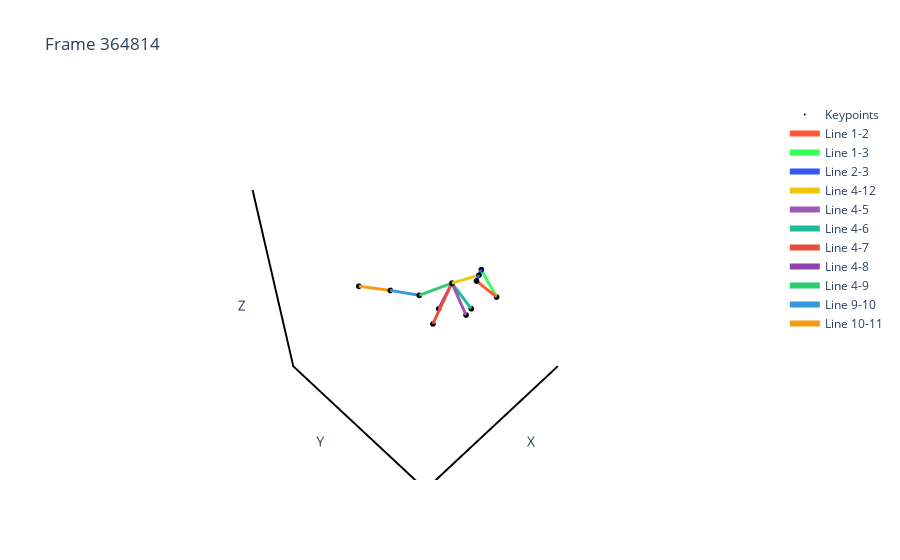
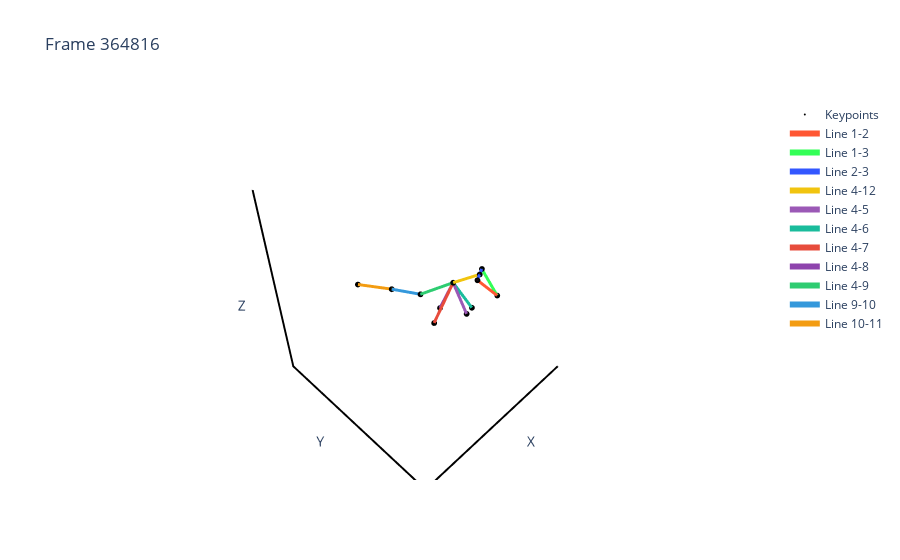
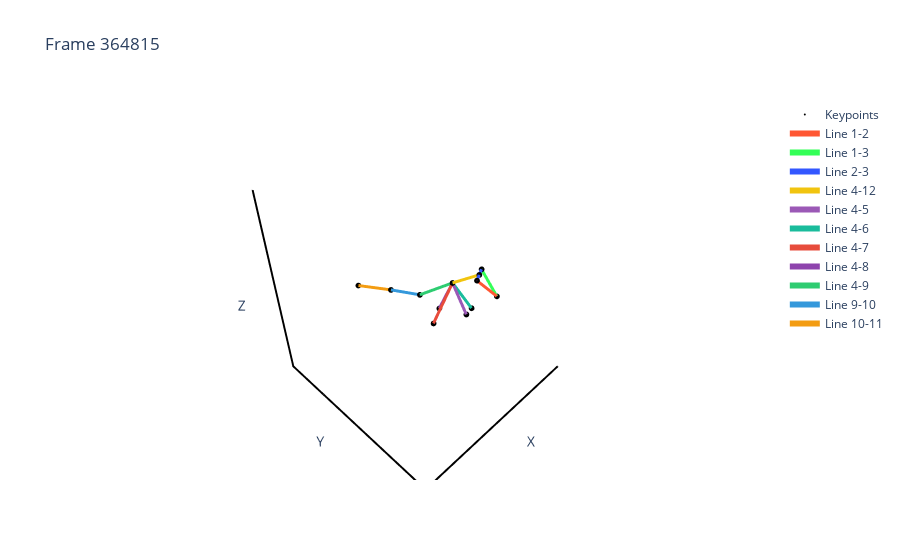
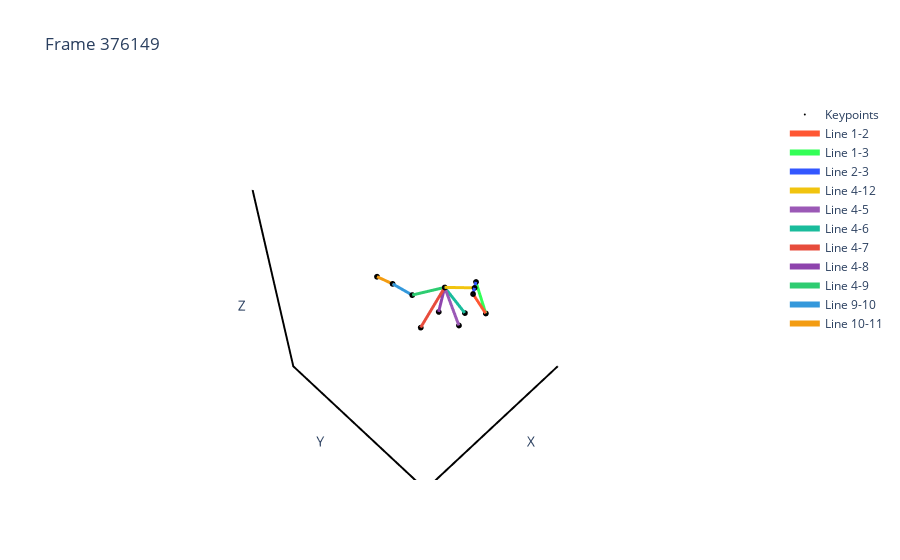

Notebook code cell kept with these figures, in order:
### Code cell
#############plot closest indices in each cluster posture
medoid_indices = np.load('/home/jiyoung/Desktop/lai_240524/Post-pose3D/result/newdebug3/hdbscan/medoid/medoid_indices_500.npy')
lpdata_3d = pd.read_csv('/home/jiyoung/Desktop/lai_240524/Post-pose3D/result/newdebug2/pca_0.99.csv').values
closest_indices = np.load('/home/jiyoung/Desktop/lai_240524/Post-pose3D/result/newdebug3/hdbscan/medoid/cluster_sampling_indices_500.npy')

# Preparation of movie keypoint
additional_points = {"12": (2, 3)}
lpdata_3d_new = calculate_additional_keypoints(lpdata_3d, additional_points)

print(f"Original shape: {lpdata_3d.shape}")
print(f"New shape: {lpdata_3d_new.shape}")

# Rotation of data for visualization
angles = [40,20]  # 각 축에 대한 회전 각도 (도 단위)
axes = ['x','y']  # 회전할 축
rotated_data = rotate_data(lpdata_3d_new, angles_deg=angles, axes=axes)

# visualize medoid posture by clusters
keypoint_pairs = [(1, 2), (1, 3), (2, 3), (4, 12), (4, 5), (4, 6), (4, 7), (4, 8), (4, 9), (9, 10), (10, 11)]

cluster_number = 3
medoid_frames = closest_indices[cluster_number][:6]
print(medoid_frames[0],medoid_indices[cluster_number])
for idx, frame in enumerate(medoid_frames):
    plot_3d_keypoints_frame_plotly(lpdata_3d_new,keypoint_pairs,frame)
    #plot_3d_keypoints_frame_plotly(rotated_data,keypoint_pairs,frame)

### Figure 1 — Plotly figure (JSON) as saved in the notebook; plotly's stock layout.template omitted (floating-point values rounded to 4 significant figures)
{"data": [{"marker": {"color": "black", "size": 2}, "mode": "markers", "name": "Keypoints", "type": "scatter3d", "x": [499.7, 587.7, 511.3, 624.0, 603.2, 542.7, 714.2, 626.5, 711.7, 783.3, 840.7, 549.5], "y": [658.5, 590.1, 536.4, 443.5, 545.7, 515.6, 409.6, 340.0, 284.0, 124.3, -98.32, 563.3], "z": [-16.43, 70.68, 74.2, 34.67, -88.16, -95.83, -122.4, -114.1, -29.51, -23.76, -45.15, 72.44]}, {"line": {"color": "#FF5733", "width": 6}, "mode": "lines", "name": "Line 1-2", "type": "scatter3d", "x": [499.7, 587.7], "y": [658.5, 590.1], "z": [-16.43, 70.68]}, {"line": {"color": "#33FF57", "width": 6}, "mode": "lines", "name": "Line 1-3", "type": "scatter3d", "x": [499.7, 511.3], "y": [658.5, 536.4], "z": [-16.43, 74.2]}, {"line": {"color": "#3357FF", "width": 6}, "mode": "lines", "name": "Line 2-3", "type": "scatter3d", "x": [587.7, 511.3], "y": [590.1, 536.4], "z": [70.68, 74.2]}, {"line": {"color": "#F1C40F", "width": 6}, "mode": "lines", "name": "Line 4-12", "type": "scatter3d", "x": [624.0, 549.5], "y": [443.5, 563.3], "z": [34.67, 72.44]}, {"line": {"color": "#9B59B6", "width": 6}, "mode": "lines", "name": "Line 4-5", "type": "scatter3d", "x": [624.0, 603.2], "y": [443.5, 545.7], "z": [34.67, -88.16]}, {"line": {"color": "#1ABC9C", "width": 6}, "mode": "lines", "name": "Line 4-6", "type": "scatter3d", "x": [624.0, 542.7], "y": [443.5, 515.6], "z": [34.67, -95.83]}, {"line": {"color": "#E74C3C", "width": 6}, "mode": "lines", "name": "Line 4-7", "type": "scatter3d", "x": [624.0, 714.2], "y": [443.5, 409.6], "z": [34.67, -122.4]}, {"line": {"color": "#8E44AD", "width": 6}, "mode": "lines", "name": "Line 4-8", "type": "scatter3d", "x": [624.0, 626.5], "y": [443.5, 340.0], "z": [34.67, -114.1]}, {"line": {"color": "#2ECC71", "width": 6}, "mode": "lines", "name": "Line 4-9", "type": "scatter3d", "x": [624.0, 711.7], "y": [443.5, 284.0], "z": [34.67, -29.51]}, {"line": {"color": "#3498DB", "width": 6}, "mode": "lines", "name": "Line 9-10", "type": "scatter3d", "x": [711.7, 783.3], "y": [284.0, 124.3], "z": [-29.51, -23.76]}, {"line": {"color": "#F39C12", "width": 6}, "mode": "lines", "name": "Line 10-11", "type": "scatter3d", "x": [783.3, 840.7], "y": [124.3, -98.32], "z": [-23.76, -45.15]}], "layout": {"scene": {"aspectmode": "cube", "bgcolor": "rgba(0, 0, 0, 0)", "xaxis": {"backgroundcolor": "rgba(169, 169, 169, 0.6)", "linecolor": "black", "linewidth": 4, "range": [199.7, 1141.0], "showgrid": false, "showline": true, "showticklabels": false, "title": {"text": "X"}}, "yaxis": {"backgroundcolor": "rgba(169, 169, 169, 0.6)", "linecolor": "black", "linewidth": 4, "range": [-398.3, 958.5], "showgrid": false, "showline": true, "showticklabels": false, "title": {"text": "Y"}}, "zaxis": {"backgroundcolor": "rgba(169, 169, 169, 0.6)", "linecolor": "black", "linewidth": 4, "range": [-422.4, 374.2], "showgrid": false, "showline": true, "showticklabels": false, "title": {"text": "Z"}}}, "showlegend": true, "title": {"text": "Frame 364814"}}}

### Figure 2 — Plotly figure (JSON) as saved in the notebook; plotly's stock layout.template omitted (floating-point values rounded to 4 significant figures)
{"data": [{"marker": {"color": "black", "size": 2}, "mode": "markers", "name": "Keypoints", "type": "scatter3d", "x": [473.5, 562.7, 486.0, 596.1, 578.3, 516.1, 687.2, 598.0, 684.7, 759.3, 830.1, 524.3], "y": [700.4, 634.4, 579.0, 486.0, 586.9, 556.9, 451.6, 383.0, 325.3, 171.0, -51.67, 606.7], "z": [-12.26, 72.31, 75.44, 32.89, -86.38, -95.28, -124.0, -115.6, -29.84, -20.73, -34.71, 73.87]}, {"line": {"color": "#FF5733", "width": 6}, "mode": "lines", "name": "Line 1-2", "type": "scatter3d", "x": [473.5, 562.7], "y": [700.4, 634.4], "z": [-12.26, 72.31]}, {"line": {"color": "#33FF57", "width": 6}, "mode": "lines", "name": "Line 1-3", "type": "scatter3d", "x": [473.5, 486.0], "y": [700.4, 579.0], "z": [-12.26, 75.44]}, {"line": {"color": "#3357FF", "width": 6}, "mode": "lines", "name": "Line 2-3", "type": "scatter3d", "x": [562.7, 486.0], "y": [634.4, 579.0], "z": [72.31, 75.44]}, {"line": {"color": "#F1C40F", "width": 6}, "mode": "lines", "name": "Line 4-12", "type": "scatter3d", "x": [596.1, 524.3], "y": [486.0, 606.7], "z": [32.89, 73.87]}, {"line": {"color": "#9B59B6", "width": 6}, "mode": "lines", "name": "Line 4-5", "type": "scatter3d", "x": [596.1, 578.3], "y": [486.0, 586.9], "z": [32.89, -86.38]}, {"line": {"color": "#1ABC9C", "width": 6}, "mode": "lines", "name": "Line 4-6", "type": "scatter3d", "x": [596.1, 516.1], "y": [486.0, 556.9], "z": [32.89, -95.28]}, {"line": {"color": "#E74C3C", "width": 6}, "mode": "lines", "name": "Line 4-7", "type": "scatter3d", "x": [596.1, 687.2], "y": [486.0, 451.6], "z": [32.89, -124.0]}, {"line": {"color": "#8E44AD", "width": 6}, "mode": "lines", "name": "Line 4-8", "type": "scatter3d", "x": [596.1, 598.0], "y": [486.0, 383.0], "z": [32.89, -115.6]}, {"line": {"color": "#2ECC71", "width": 6}, "mode": "lines", "name": "Line 4-9", "type": "scatter3d", "x": [596.1, 684.7], "y": [486.0, 325.3], "z": [32.89, -29.84]}, {"line": {"color": "#3498DB", "width": 6}, "mode": "lines", "name": "Line 9-10", "type": "scatter3d", "x": [684.7, 759.3], "y": [325.3, 171.0], "z": [-29.84, -20.73]}, {"line": {"color": "#F39C12", "width": 6}, "mode": "lines", "name": "Line 10-11", "type": "scatter3d", "x": [759.3, 830.1], "y": [171.0, -51.67], "z": [-20.73, -34.71]}], "layout": {"scene": {"aspectmode": "cube", "bgcolor": "rgba(0, 0, 0, 0)", "xaxis": {"backgroundcolor": "rgba(169, 169, 169, 0.6)", "linecolor": "black", "linewidth": 4, "range": [173.5, 1130.0], "showgrid": false, "showline": true, "showticklabels": false, "title": {"text": "X"}}, "yaxis": {"backgroundcolor": "rgba(169, 169, 169, 0.6)", "linecolor": "black", "linewidth": 4, "range": [-351.7, 1000.0], "showgrid": false, "showline": true, "showticklabels": false, "title": {"text": "Y"}}, "zaxis": {"backgroundcolor": "rgba(169, 169, 169, 0.6)", "linecolor": "black", "linewidth": 4, "range": [-424.0, 375.4], "showgrid": false, "showline": true, "showticklabels": false, "title": {"text": "Z"}}}, "showlegend": true, "title": {"text": "Frame 364816"}}}

### Figure 3 — Plotly figure (JSON) as saved in the notebook; plotly's stock layout.template omitted (floating-point values rounded to 4 significant figures)
{"data": [{"marker": {"color": "black", "size": 2}, "mode": "markers", "name": "Keypoints", "type": "scatter3d", "x": [486.6, 575.2, 498.6, 610.1, 590.7, 529.4, 700.6, 612.4, 698.3, 771.5, 835.3, 536.9], "y": [679.5, 612.5, 557.9, 464.9, 566.5, 536.5, 430.8, 361.5, 304.8, 147.8, -74.88, 585.2], "z": [-14.6, 71.35, 74.73, 33.77, -87.43, -95.65, -123.3, -114.9, -29.72, -22.64, -40.67, 73.04]}, {"line": {"color": "#FF5733", "width": 6}, "mode": "lines", "name": "Line 1-2", "type": "scatter3d", "x": [486.6, 575.2], "y": [679.5, 612.5], "z": [-14.6, 71.35]}, {"line": {"color": "#33FF57", "width": 6}, "mode": "lines", "name": "Line 1-3", "type": "scatter3d", "x": [486.6, 498.6], "y": [679.5, 557.9], "z": [-14.6, 74.73]}, {"line": {"color": "#3357FF", "width": 6}, "mode": "lines", "name": "Line 2-3", "type": "scatter3d", "x": [575.2, 498.6], "y": [612.5, 557.9], "z": [71.35, 74.73]}, {"line": {"color": "#F1C40F", "width": 6}, "mode": "lines", "name": "Line 4-12", "type": "scatter3d", "x": [610.1, 536.9], "y": [464.9, 585.2], "z": [33.77, 73.04]}, {"line": {"color": "#9B59B6", "width": 6}, "mode": "lines", "name": "Line 4-5", "type": "scatter3d", "x": [610.1, 590.7], "y": [464.9, 566.5], "z": [33.77, -87.43]}, {"line": {"color": "#1ABC9C", "width": 6}, "mode": "lines", "name": "Line 4-6", "type": "scatter3d", "x": [610.1, 529.4], "y": [464.9, 536.5], "z": [33.77, -95.65]}, {"line": {"color": "#E74C3C", "width": 6}, "mode": "lines", "name": "Line 4-7", "type": "scatter3d", "x": [610.1, 700.6], "y": [464.9, 430.8], "z": [33.77, -123.3]}, {"line": {"color": "#8E44AD", "width": 6}, "mode": "lines", "name": "Line 4-8", "type": "scatter3d", "x": [610.1, 612.4], "y": [464.9, 361.5], "z": [33.77, -114.9]}, {"line": {"color": "#2ECC71", "width": 6}, "mode": "lines", "name": "Line 4-9", "type": "scatter3d", "x": [610.1, 698.3], "y": [464.9, 304.8], "z": [33.77, -29.72]}, {"line": {"color": "#3498DB", "width": 6}, "mode": "lines", "name": "Line 9-10", "type": "scatter3d", "x": [698.3, 771.5], "y": [304.8, 147.8], "z": [-29.72, -22.64]}, {"line": {"color": "#F39C12", "width": 6}, "mode": "lines", "name": "Line 10-11", "type": "scatter3d", "x": [771.5, 835.3], "y": [147.8, -74.88], "z": [-22.64, -40.67]}], "layout": {"scene": {"aspectmode": "cube", "bgcolor": "rgba(0, 0, 0, 0)", "xaxis": {"backgroundcolor": "rgba(169, 169, 169, 0.6)", "linecolor": "black", "linewidth": 4, "range": [186.6, 1135.0], "showgrid": false, "showline": true, "showticklabels": false, "title": {"text": "X"}}, "yaxis": {"backgroundcolor": "rgba(169, 169, 169, 0.6)", "linecolor": "black", "linewidth": 4, "range": [-374.9, 979.5], "showgrid": false, "showline": true, "showticklabels": false, "title": {"text": "Y"}}, "zaxis": {"backgroundcolor": "rgba(169, 169, 169, 0.6)", "linecolor": "black", "linewidth": 4, "range": [-423.3, 374.7], "showgrid": false, "showline": true, "showticklabels": false, "title": {"text": "Z"}}}, "showlegend": true, "title": {"text": "Frame 364815"}}}

### Figure 4 — Plotly figure (JSON) as saved in the notebook; plotly's stock layout.template omitted (floating-point values rounded to 4 significant figures)
{"data": [{"marker": {"color": "black", "size": 2}, "mode": "markers", "name": "Keypoints", "type": "scatter3d", "x": [557.7, 634.5, 576.0, 677.5, 659.9, 598.7, 760.0, 652.2, 734.4, 743.8, 718.9, 605.3], "y": [355.6, 344.9, 286.8, 193.7, 289.4, 249.0, 132.3, 113.2, 20.51, -135.7, -335.5, 315.9], "z": [-72.42, 43.8, 48.48, 46.25, -92.8, -83.74, -100.9, -94.61, -9.039, -2.285, -37.34, 46.14]}, {"line": {"color": "#FF5733", "width": 6}, "mode": "lines", "name": "Line 1-2", "type": "scatter3d", "x": [557.7, 634.5], "y": [355.6, 344.9], "z": [-72.42, 43.8]}, {"line": {"color": "#33FF57", "width": 6}, "mode": "lines", "name": "Line 1-3", "type": "scatter3d", "x": [557.7, 576.0], "y": [355.6, 286.8], "z": [-72.42, 48.48]}, {"line": {"color": "#3357FF", "width": 6}, "mode": "lines", "name": "Line 2-3", "type": "scatter3d", "x": [634.5, 576.0], "y": [344.9, 286.8], "z": [43.8, 48.48]}, {"line": {"color": "#F1C40F", "width": 6}, "mode": "lines", "name": "Line 4-12", "type": "scatter3d", "x": [677.5, 605.3], "y": [193.7, 315.9], "z": [46.25, 46.14]}, {"line": {"color": "#9B59B6", "width": 6}, "mode": "lines", "name": "Line 4-5", "type": "scatter3d", "x": [677.5, 659.9], "y": [193.7, 289.4], "z": [46.25, -92.8]}, {"line": {"color": "#1ABC9C", "width": 6}, "mode": "lines", "name": "Line 4-6", "type": "scatter3d", "x": [677.5, 598.7], "y": [193.7, 249.0], "z": [46.25, -83.74]}, {"line": {"color": "#E74C3C", "width": 6}, "mode": "lines", "name": "Line 4-7", "type": "scatter3d", "x": [677.5, 760.0], "y": [193.7, 132.3], "z": [46.25, -100.9]}, {"line": {"color": "#8E44AD", "width": 6}, "mode": "lines", "name": "Line 4-8", "type": "scatter3d", "x": [677.5, 652.2], "y": [193.7, 113.2], "z": [46.25, -94.61]}, {"line": {"color": "#2ECC71", "width": 6}, "mode": "lines", "name": "Line 4-9", "type": "scatter3d", "x": [677.5, 734.4], "y": [193.7, 20.51], "z": [46.25, -9.039]}, {"line": {"color": "#3498DB", "width": 6}, "mode": "lines", "name": "Line 9-10", "type": "scatter3d", "x": [734.4, 743.8], "y": [20.51, -135.7], "z": [-9.039, -2.285]}, {"line": {"color": "#F39C12", "width": 6}, "mode": "lines", "name": "Line 10-11", "type": "scatter3d", "x": [743.8, 718.9], "y": [-135.7, -335.5], "z": [-2.285, -37.34]}], "layout": {"scene": {"aspectmode": "cube", "bgcolor": "rgba(0, 0, 0, 0)", "xaxis": {"backgroundcolor": "rgba(169, 169, 169, 0.6)", "linecolor": "black", "linewidth": 4, "range": [257.7, 1060.0], "showgrid": false, "showline": true, "showticklabels": false, "title": {"text": "X"}}, "yaxis": {"backgroundcolor": "rgba(169, 169, 169, 0.6)", "linecolor": "black", "linewidth": 4, "range": [-635.5, 655.6], "showgrid": false, "showline": true, "showticklabels": false, "title": {"text": "Y"}}, "zaxis": {"backgroundcolor": "rgba(169, 169, 169, 0.6)", "linecolor": "black", "linewidth": 4, "range": [-400.9, 348.5], "showgrid": false, "showline": true, "showticklabels": false, "title": {"text": "Z"}}}, "showlegend": true, "title": {"text": "Frame 376149"}}}
